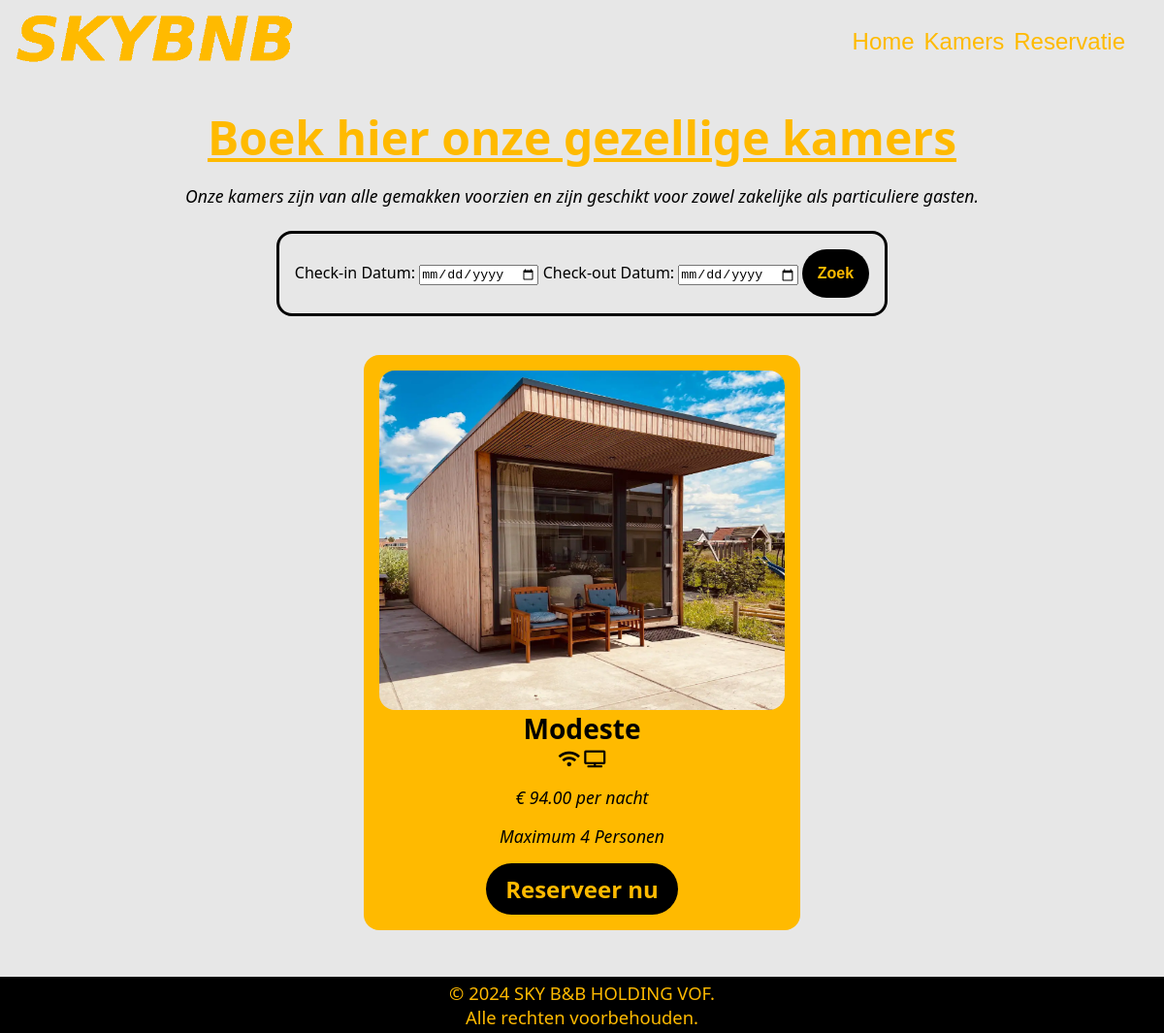
The app's page /kamers.php, older data.
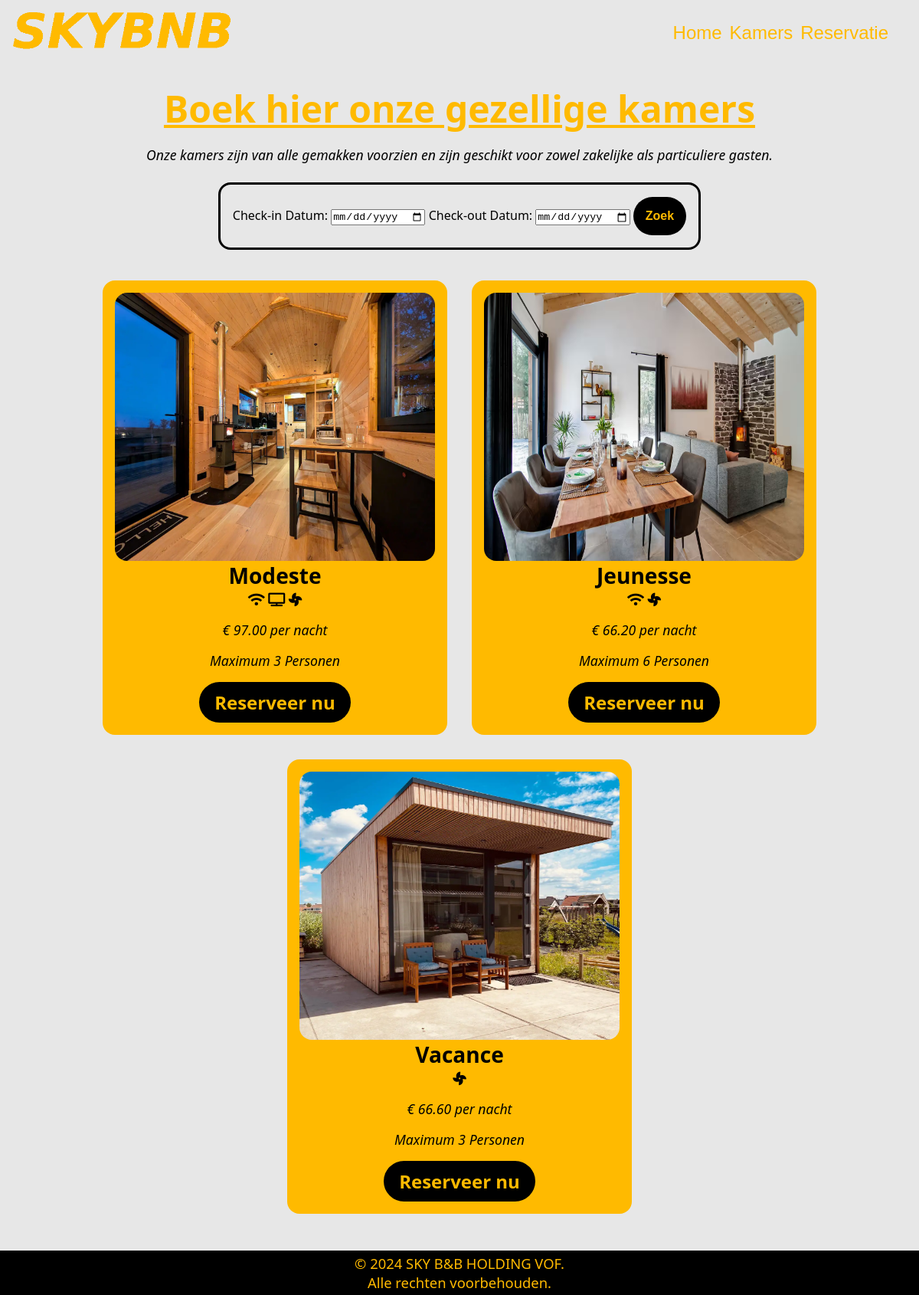
The same page, newer data.
### tables this page shows
CREATE TABLE `tblkamer` (
  `PKKamer` int(11) NOT NULL,
  `KamerNaam` varchar(50) NOT NULL,
  `Capaciteit` int(11) NOT NULL,
  `Prijs` float NOT NULL,
  `Wifi` tinyint(1) NOT NULL,
  `Televisie` tinyint(1) NOT NULL,
  `Airco` tinyint(1) NOT NULL
);

CREATE TABLE `tblimg` (
  `PKIMG` int(11) NOT NULL,
  `FotoUrl` text NOT NULL,
  `KamerFK` int(11) DEFAULT NULL,
  `FotoNaam` text NOT NULL,
  `FotoSoort` text NOT NULL
);

### kamers.php (the view, shortened to what this page needs)
<?php
include 'config/conn.php';
include 'utility/bedrijfsinfo.php';
?>
<!DOCTYPE html>
<html lang="nl">
<head>
    <link rel="stylesheet" href="style/styles.css">
    <link rel="stylesheet" href="https://cdnjs.cloudflare.com/ajax/libs/font-awesome/5.15.3/css/all.min.css">
</head>
<body>
    <?php include 'utility/header.php'; ?>
    <main>
        <section class="kamerssec">
            <h2>Boek hier onze gezellige kamers</h2>
            <p>Onze kamers zijn van alle gemakken voorzien en zijn geschikt voor zowel zakelijke als particuliere gasten.</p>
            <article class="datumfilter">
                <form method="get">
                    <label for="checkin">Check-in Datum:</label>
                    <input type="date" id="checkin" name="checkin">
                    <label for="checkout">Check-out Datum:</label>
                    <input type="date" id="checkout" name="checkout">
                    <button type="submit">Zoek</button>
                </form>
                <?php
                if (isset($_GET['checkin']) && isset($_GET['checkout'])) {
                    $checkin = $_GET['checkin'];
                    $checkout = $_GET['checkout'];
                    $sql = "SELECT * FROM tblkamer
                            WHERE NOT EXISTS
                            (SELECT 1 FROM tblboeking WHERE KamerFK = PKKamer AND (
                            ('$checkin' < Check_out AND '$checkout' > Check_in)
                            ))";
                }
                else {
                    $sql = "SELECT * FROM tblkamer";
                }
                $result = $conn->query($sql);
                ?>
            </article>
            <article class="kamerlist">
            <?php
            if ($result->num_rows > 0) {
                while($row = $result->fetch_assoc()) {
                    echo "<div class='kamer'>";
                    $sqlFoto = "SELECT * FROM tblimg WHERE KamerFK = " . $row['PKKamer'] . " AND FotoSoort = 'main'";
                    $resultFoto = $conn->query($sqlFoto);
                    $rowFoto = $resultFoto->fetch_assoc();
                    if ($resultFoto->num_rows > 0) {
                        echo "<img src='img/uploads/" . $rowFoto['FotoUrl'] . "' alt='Foto van " . $rowFoto['FotoNaam'] . "'>";
                    } else {
                        echo "<img src='img/placeholder.webp' alt='Standaard kamerfoto'>";
                    }
                    echo "<h3>" . $row['KamerNaam'] . "</h3>";
                    echo "<p>";
                    if ($row['Wifi'] == 1) {
                        echo "<i class='fas fa-wifi'></i> ";
                    }
                    if ($row['Televisie'] == 1) {
                        echo "<i class='fas fa-tv'></i> ";
                    }
                    if ($row['Airco'] == 1) {
                        echo "<i class='fas fa-fan'></i>";
                    }
                    echo "</p>";
                    echo "<p>€ " . number_format($row['Prijs'], 2) . " per nacht</p>";
                    echo "<p>Maximum " . $row['Capaciteit'] . " Personen</p>";
                    echo "<a href='reserveren.php?id=" . $row['PKKamer'] . "'>Reserveer nu</a>";
                    echo "</div>";
                }
            } else {
                echo "Geen kamers gevonden";
            }
            ?>
            </article>
        </section>
    </main>
    <?php include 'utility/footer.php'; ?>
</body>
</html>

### utility/header.php
<header>
    <a href="index.php"><img src="img/SKYBNBLOGO.png" alt="Logo SKYBNB"></a>
    <nav>
        <ul>
            <li><a href="index.php">Home</a></li>
            <li><a href="kamers.php">Kamers</a></li>
            <li><a href="checkout.php">Reservatie</a></li>
        </ul>
    </nav>
</header>

### utility/footer.php
<footer>
    <p>&copy; 2024 SKY B&B HOLDING VOF.</p>
    <p>Alle rechten voorbehouden.</p>
</footer>

### style/styles.css (style rules this page uses)
*, *:before, *:after { -webkit-box-sizing: inherit; -moz-box-sizing: inherit; box-sizing: border-box; padding: 0; margin: 0; }
html { -webkit-box-sizing: border-box; -moz-box-sizing: border-box; box-sizing: border-box; }
html, body { height: 100%; overflow-x: hidden; font-family: 'Segoe UI', Tahoma, Geneva, Verdana, sans-serif; }
body { display: flex; flex-direction: column; background-color: #E7E7E7; }
button { cursor: pointer; border: none; background-color: #000; font-weight: 900; color: #ffba00; font-size: 1rem; padding: 1rem; border-radius: 3rem; }
header { width: 100%; padding: 10px; display: flex; justify-content: space-between; align-items: center; }
header img { width: 300px; }
nav ul { display: flex; list-style: none; margin-right: 20px; }
nav ul li { margin-right: 10px; }
nav ul li a { text-decoration: none; color: #ffba00; transition: 1s; font-family: Impact, Haettenschweiler, 'Arial Narrow Bold', sans-serif; font-size: 1.5rem; }
.homesec a, .kamer a { text-decoration: none; color: #ffba00; font-size: 1.5rem; font-weight: 800; background-color: #000; padding: 10px 20px; border-radius: 2rem; transition: 0.5s; }
.kamerssec { display: flex; justify-content: center; align-items: center; flex-direction: column; padding: 1rem; margin-top: 1vh; }
.kamerssec h2 { font-size: 3rem; color: #ffba00; text-decoration: underline; font-weight: 800; text-align: center; margin-bottom: 1rem; }
.kamerssec p { font-size: 1.1rem; font-style: italic; text-align: center; margin-bottom: 1rem; }
.kamerlist { width: 95%; display: flex; justify-content: center; align-items: center; flex-wrap: wrap; padding: 1rem; margin-top: 1vh; }
.kamerlist .kamer { display: flex; justify-content: center; align-items: center; flex-direction: column; width: 55%; max-width: 450px; margin: 1rem; padding: 1rem; background-color: #ffba00; border-radius: 1rem; font-size: max(1.5rem, 1.25vw); }
.kamerlist .kamer img { width: 100%; height: 350px; border-radius: 1rem; }
.datumfilter { display: flex; justify-content: center; align-items: center; flex-direction: column; padding: 1rem; margin-top: 1vh; border: #000 solid 0.2rem; border-radius: 1rem; }
footer { display: flex; justify-content: center; align-items: center; flex-direction: column; background-color: #000; color: #ffba00; font-size: 1.15rem; padding: 0.25rem; }
footer { margin-top: auto; }

Row changes from the older to the newer data that the page shows:
changed tblkamer "Modeste": Airco 0 → 1 (drawn); Prijs "94.00" → "97.00"; Capaciteit "4" → "3"; Airco: picture removed
added tblkamer: tblimg.FotoUrl (picture), KamerNaam "Jeunesse", Wifi 1 (drawn), Airco 1 (drawn), Prijs "66.20", Capaciteit "6"
added tblkamer: KamerNaam "Vacance", Airco 1 (drawn), Prijs "66.60", Capaciteit "3"
